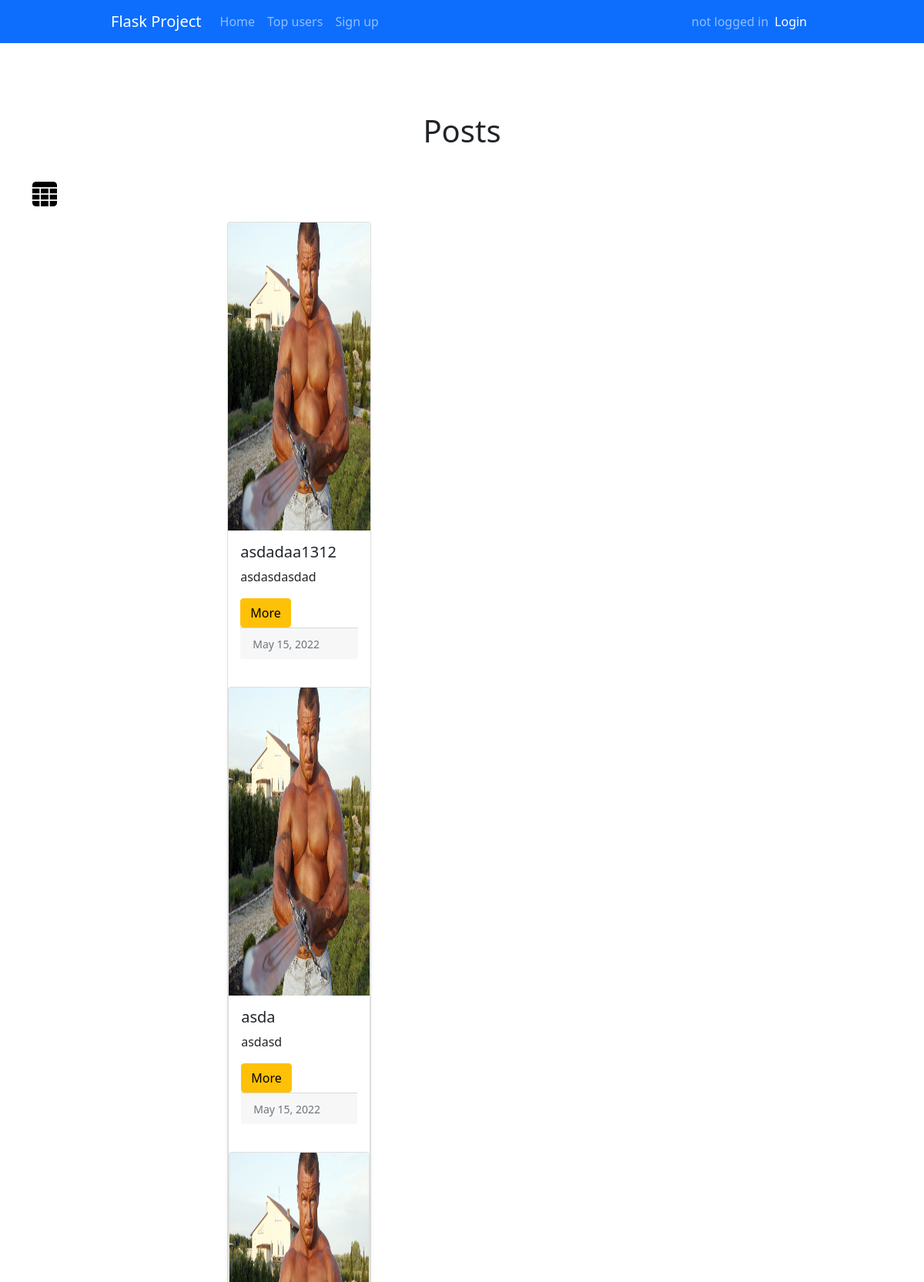
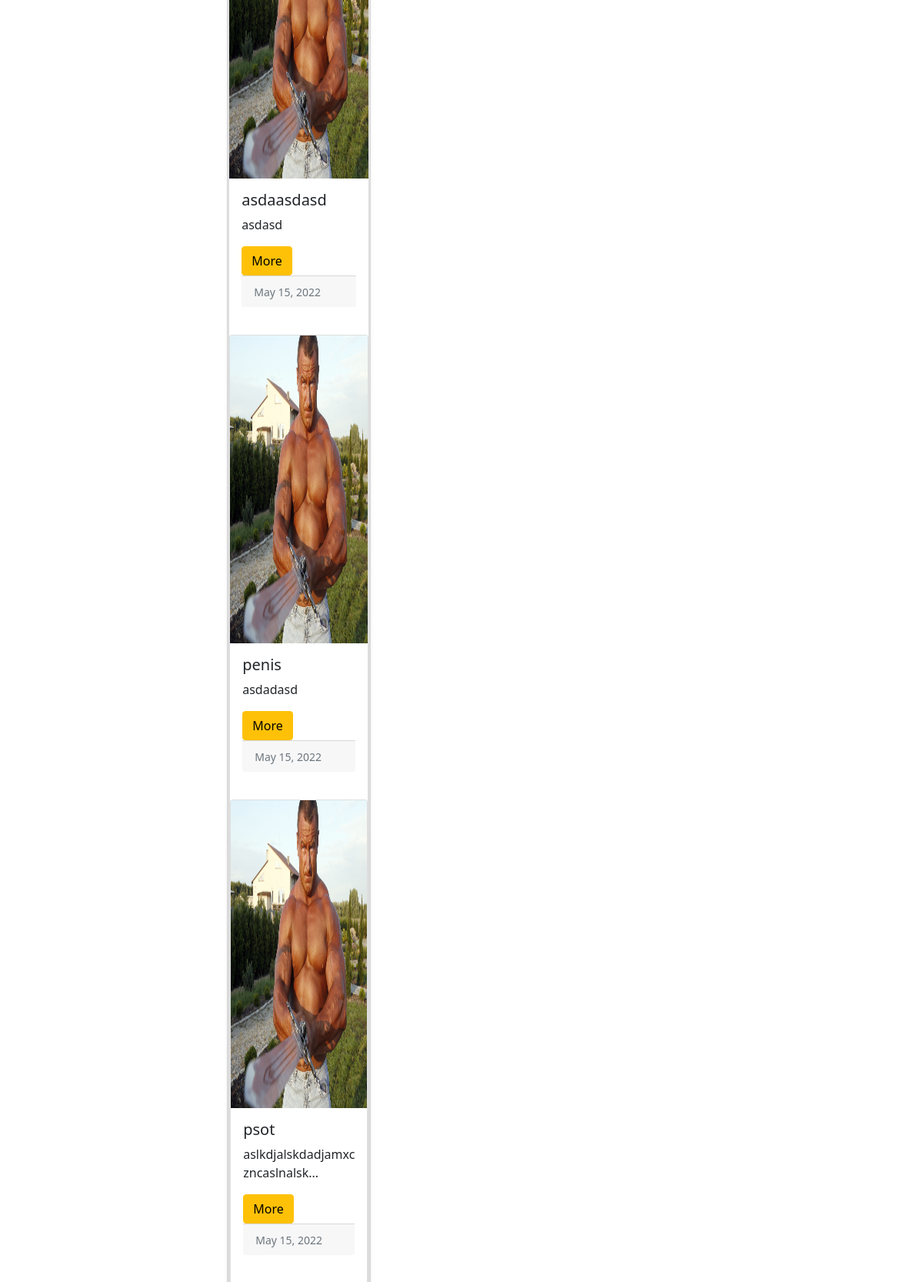
The page /home (upper part) on the database its author committed (2 pictures, top to bottom).
### app.py (models this page shows)
class Posts(db.Model, UserMixin):
    id = db.Column(db.Integer, primary_key = True)
    title = db.Column(db.String(20), nullable=False)
    author = db.Column(db.String(30), nullable=False)
    content = db.Column(db.Text, nullable=False)
    category = db.Column(db.String(80), nullable=False)
    image = db.Column(db.String(), nullable=False)
    date_posted = db.Column(db.DateTime, default=datetime.datetime.utcnow())

### app.py (the view)
@app.route('/home', methods=['GET', 'POST'])
def home():
    view = 'grid'
    if request.method == 'POST':
        if request.form['view'] == 'table':
            view = 'table'
        elif request.form['view'] == 'grid':
            view = 'grid'
    all_posts = db.session.query(Posts).order_by(Posts.date_posted.desc())
    return render_template('home.html', posts=all_posts, view = view)

### templates/home.html (shortened to what this page needs)
{% extends "base.html" %} {% block title %}Home{% endblock %} {% block content
%}
<h1>Posts</h1>
<br>
{% if view == 'grid' %}
<form class="form-switch" method="POST">
    <input class="switch" type="submit" src="/static/images/table.png" value="table" name="view">
</form>
{% endif %}
  {% if view == 'grid' %}
  <div class="row row-cols-1 row-cols-md-3 g-4" >
    {% for post in posts %}
    <div class="col">
      <div class="card h-100">
        <img src="/static/images/{{ post.image }}" class="card-img-top" alt="{{ post.title }}">
        <div class="card-body">
          <h5 class="card-title">{{ post.title }}</h5>
          <p class="card-text">
            {% if post.content|length >20 %}
            {{ post.content[:40] + "..."}}
            {% else %}
            {{ post.content}}
            {% endif %}
            <div class="card-buttons">
            <a href="" type="button" class="btn btn-warning">More</a>
        <div class="card-footer">
          <small class="text-muted">{{ post.date_posted.strftime("%b %d, %Y") }}</small>
        </div>
      </div>
    </div>
    {% endfor %}
  </div>
  {% endif %}
 {% endblock %}

### static/styles/base.css (style rules this page uses)
html { overflow: -moz-scrollbars-vertical; overflow-y: scroll; }
body { margin: 0; background-color: dimgrey; font-family: "Roboto", sans-serif; }
a { text-decoration: none; }
h1 { padding: 10px; }
form { width: 70%; }
.form-switch { width: 100%; padding: 0 !important; }
.switch { overflow: hidden; padding: 0; float: left; width: 32px; height: 32px; border: none; color: transparent; background-color: transparent; background-image: url(/static/images/table.png); background-repeat: no-repeat; background-size: 32px, 32px; margin-bottom: 20px !important; }
input { width: 70%; padding: 12px 20px; margin-bottom: 10px !important; border: 1px solid #ccc; border-radius: 4px; box-sizing: border-box; }
.card { width: 100%; height: fit-content; margin-bottom: 20px; box-shadow: rgba(0, 0, 0, 0.45) 0px 25px 20px -20px; }
.card-img-top { height: 400px; }
.col { margin-bottom: 20px; }

### rows shown on the page
Posts: image (picture), title "asdadaa1312", content "asdasdasdad", date_posted "May 15, 2022"
Posts: image (picture), title "asda", content "asdasd", date_posted "May 15, 2022"
Posts: image (picture), title "asdaasdasd", content "asdasd", date_posted "May 15, 2022"
Posts: image (picture), title "penis", content "asdadasd", date_posted "May 15, 2022"
Posts: image (picture), title "psot", content "aslkdjalskdadjamxczncaslnalsk...", date_posted "May 15, 2022"
